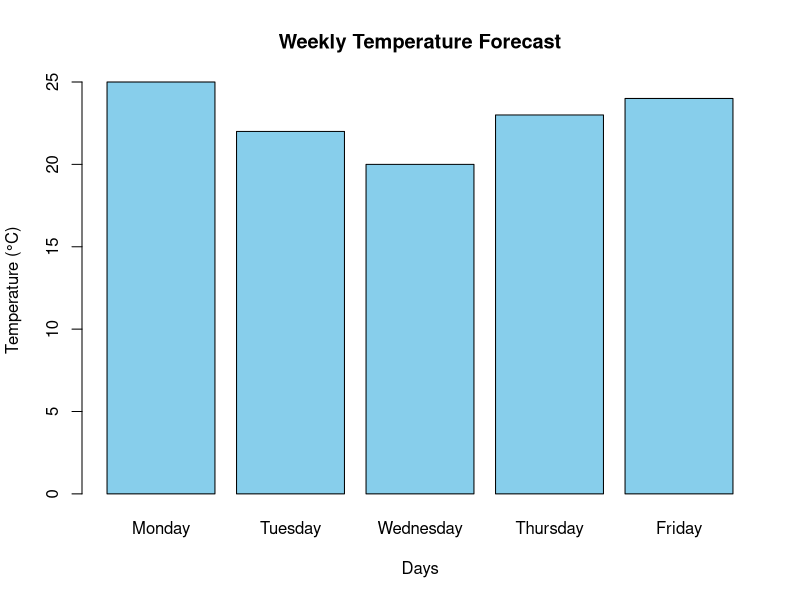

The R script that drew this image:
## ---- chunk 1
# Create temperature data for the week
days <- c("Monday", "Tuesday", "Wednesday", "Thursday", "Friday")
temperatures <- c(25, 22, 20, 23, 24)
## ---- chunk 2
# Plot the temperature data
barplot(temperatures, names.arg = days, col = "skyblue",
main = "Weekly Temperature Forecast",
xlab = "Days", ylab = "Temperature (°C)")
